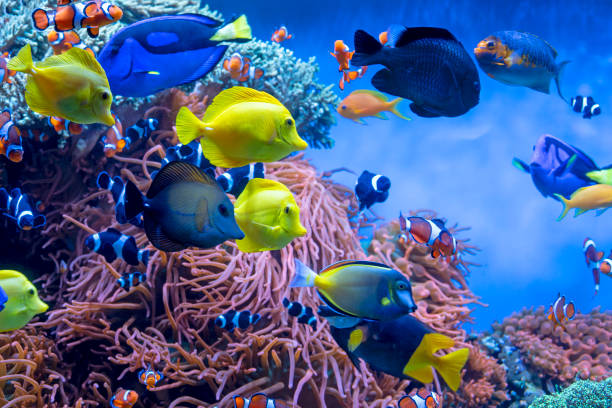
#> input picture HW3/fish.jpg, 612 x 408 px
$ python HW3.py
#> lines starting #> are read from the running program, lines starting #| are printed output that depends on the picture; after the words box and inside, x2 and y2 are one past the last pixel; in counts of white or black regions, pixels touching at a corner belong together
import cv2
import numpy as np
import matplotlib.pyplot as plt

def make_ideal_filter(shape, r, filter_type="low"):
    rows, cols = shape
    crow, ccol = rows//2, cols//2
    u = np.arange(rows)
    v = np.arange(cols)
    U, V = np.meshgrid(u - crow, v - ccol, indexing='ij')
    D = np.sqrt(U**2 + V**2)
    if filter_type == "low":
        H = np.float32(D <= r)
    else:  # high-pass
        H = np.float32(D > r)
    return H

def make_gaussian_filter(shape, D0, filter_type="low"):
    rows, cols = shape
    crow, ccol = rows//2, cols//2
    u = np.arange(rows)
    v = np.arange(cols)
    U, V = np.meshgrid(u - crow, v - ccol, indexing='ij')
    D2 = U**2 + V**2
    if filter_type == "low":
        H = np.exp(-D2 / (2 * (D0**2)))
    else: # high-pass
        H = 1 - np.exp(-D2 / (2 * (D0**2)))
    return H.astype(np.float32)


def apply_filter(img, H):
    f = np.fft.fft2(img)
    fshift = np.fft.fftshift(f)
    G = fshift * H
    f_ishift = np.fft.ifftshift(G)
    img_back = np.fft.ifft2(f_ishift)
    return np.abs(img_back)

def show_results(img, filtered_list, titles):
    plt.figure(figsize=(15,8))
    plt.subplot(2, len(filtered_list)//2+1, 1)
    plt.imshow(img, cmap='gray')
    plt.title("Original")
    plt.axis("off")
    for i, f_img in enumerate(filtered_list):
        plt.subplot(2, len(filtered_list)//2+1, i+2)
        plt.imshow(f_img, cmap='gray')
        plt.title(titles[i])
        plt.axis("off")
    plt.tight_layout()
    plt.show()


fish = cv2.imread("fish.jpg", 0)
#> fish: shape (408, 612); min 0, max 255, mean 96.9
cabin = cv2.imread("cabin.jpg", 0)
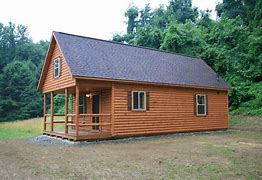
#> input picture HW3/cabin.jpg, 262 x 180 px
#> cabin: shape (180, 262); min 0, max 255, mean 127

# notch filter
for img, name in [(fish,"Fish"), (cabin,"Cabin")]:
    results = []
    titles = []
    for r in [10,50,100]:
        H_low = make_ideal_filter(img.shape, r, "low")
        H_high = make_ideal_filter(img.shape, r, "high")
        results.append(apply_filter(img, H_low))
        results.append(apply_filter(img, H_high))
        titles.append(f"Ideal LPF r={r}")
        titles.append(f"Ideal HPF r={r}")
    show_results(img, results, titles)
#> this loop made 2 passes
#> name on passes 1 to 2: 'Fish', 'Cabin'

# gaussian filter
for img, name in [(fish,"Fish"), (cabin,"Cabin")]:
    results = []
    titles = []
    for D0 in [10,50,100]:
        H_low = make_gaussian_filter(img.shape, D0, "low")
        H_high = make_gaussian_filter(img.shape, D0, "high")
        results.append(apply_filter(img, H_low))
        results.append(apply_filter(img, H_high))
        titles.append(f"Gaussian LPF D0={D0}")
        titles.append(f"Gaussian HPF D0={D0}")
    show_results(img, results, titles)


# 3.Remove periodic noise
# ใช้ Fourier Transform (FFT) → ดู spectrum ของภาพ noisy
def fourier_spectrum(img):
    f = np.fft.fft2(img)
    fshift = np.fft.fftshift(f)
    spectrum = np.log(1 + np.abs(fshift)) #ทำให้เห็น spectrum ชัดขึ้น
    return fshift, spectrum

def show_spectrum(img, title="Spectrum"):
    _, spectrum = fourier_spectrum(img)
    plt.figure(figsize=(5,5))
    plt.imshow(spectrum, cmap='gray')
    plt.title(title)
    plt.axis("off")
    plt.show()

# Inverse FFT → กลับมาเป็นภาพที่ใกล้เคียงต้นฉบับมากที่สุด
def apply_notch(img, mask):
    fshift, _ = fourier_spectrum(img)
    # apply mask
    G = fshift * mask
    # inverse FFT
    f_ishift = np.fft.ifftshift(G)
    img_back = np.abs(np.fft.ifft2(f_ishift))
    return img_back

def axis_mask(shape, axis='hori', points=[], band=1):
    mask = np.ones(shape, np.uint8)
    for point in points:
        if axis == 'hori':
            mask[point-band:point+band,:] = 0
        elif axis == 'vert':
            mask[:,point-band:point+band] = 0
    return mask

def circle_mask(shape, center, r):
    mask = np.ones(shape, np.uint8)
    for c in center:
        cv2.circle(mask, c, r, 0, -1)
    return mask

original = cv2.imread("animals.jpg", 0)
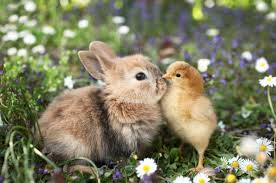
#> input picture HW3/animals.jpg, 276 x 183 px
#> original: shape (183, 276); min 0, max 255, mean 123.6
diag = cv2.imread("animals_diag_noise.jpg", 0)
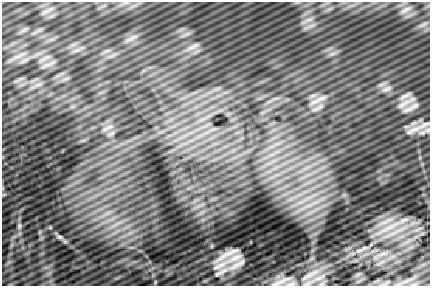
#> input picture HW3/animals_diag_noise.jpg, 432 x 288 px
#> diag is the input picture: shape (288, 432); min 0, max 255, mean 127.2
hori = cv2.imread("animals_hori_noise.jpg", 0)
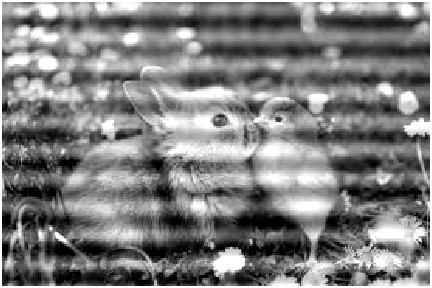
#> input picture HW3/animals_hori_noise.jpg, 432 x 288 px
#> hori is the input picture: shape (288, 432); min 0, max 255, mean 126.4
vert = cv2.imread("animals_vert_noise.jpg", 0)
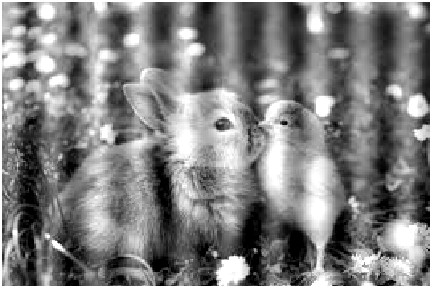
#> input picture HW3/animals_vert_noise.jpg, 432 x 288 px
#> vert is the input picture: shape (288, 432); min 0, max 255, mean 127.7

# # เลือก norht จาก spectrum ที่เห็นแถบสว่าง
# diag_spectrum = show_spectrum(diag, "Diagonal Noise Spectrum") #yx(106, 189)(244, 180)
# hori_spectrum = show_spectrum(hori, "Horizontal Noise Spectrum") # 154 134
# vert_spectrum = show_spectrum(vert, "Vertical Noise Spectrum") # 206 226

mask_hori = axis_mask(hori.shape, 'hori', points=[134,154], band=1)
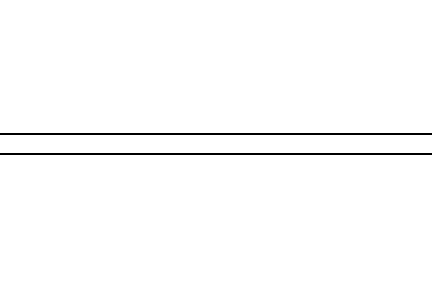
#> mask_hori: shape (288, 432); values 0 (black) and 1 (white), 98.6% white; black in thin lines or dots, all inside (x1, y1, x2, y2) = (0, 133, 432, 155)
mask_vert = axis_mask(vert.shape, 'vert', points=[206,226], band=1)
#> mask_vert: shape (288, 432); values 0 (black) and 1 (white), 99.1% white; black in thin lines or dots, all inside (x1, y1, x2, y2) = (205, 0, 227, 288)
mask_diag = axis_mask(hori.shape, 'hori', points=[180,244], band=2)*axis_mask(hori.shape, 'vert', points=[107,189,35,90,341,390], band=2)
#> mask_diag: shape (288, 432); values 0 (black) and 1 (white), 91.8% white; 1 black region, box (x1, y1, x2, y2) and area: (0, 0, 432, 288) 10176

# Diagonal noise
diag_restored = apply_notch(diag, mask_diag)
# diag_restored_spectrum = show_spectrum(diag_restored, "Restored Diagonal Spectrum")

# 🔹 Horizontal noise → แกนแนวนอน
hori_restored = apply_notch(hori, mask_hori)
# hori_restored_spectrum = show_spectrum(hori_restored, "Restored Horizontal Spectrum")

# 🔹 Vertical noise → แกนแนวตั้ง
vert_restored = apply_notch(vert, mask_vert)
#> in apply_notch (call 3), `img_back = np.abs(np.fft.ifft2(f_ishift))`:
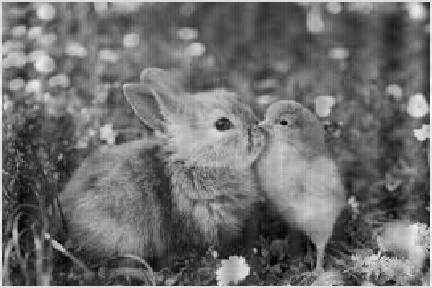
#> img_back: shape (288, 432) float64; min 0.63, max 293.6, mean 128.2; drawn with min black and max white
# vert_restored_spectrum = show_spectrum(vert_restored, "Restored Vertical Spectrum")

plt.figure(figsize=(12,10))

plt.subplot(3,3,1); plt.imshow(diag, cmap='gray'); plt.title("Diagonal Noise"); plt.axis("off")
plt.subplot(3,3,2); plt.imshow(hori, cmap='gray'); plt.title("Horizontal Noise"); plt.axis("off")
plt.subplot(3,3,3); plt.imshow(vert, cmap='gray'); plt.title("Vertical Noise"); plt.axis("off")

plt.subplot(3,3,4); plt.imshow(diag_restored, cmap='gray'); plt.title("Restored Diagonal"); plt.axis("off")
plt.subplot(3,3,5); plt.imshow(hori_restored, cmap='gray'); plt.title("Restored Horizontal"); plt.axis("off")
plt.subplot(3,3,6); plt.imshow(vert_restored, cmap='gray'); plt.title("Restored Vertical"); plt.axis("off")

plt.subplot(3,3,7); plt.imshow(original, cmap='gray'); plt.title("Original"); plt.axis("off")

plt.tight_layout()
plt.show()
